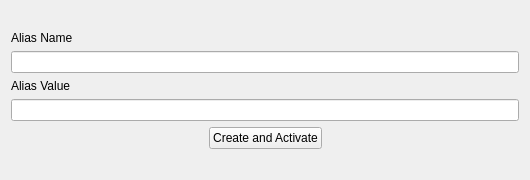
<?xml version="1.0" encoding="UTF-8"?>
<ui version="4.0">
 <class>CreateandActivateAliasListPage</class>
 <widget class="QWidget" name="CreateandActivateAliasListPage">
  <property name="geometry">
   <rect>
    <x>0</x>
    <y>0</y>
    <width>530</width>
    <height>158</height>
   </rect>
  </property>
  <property name="windowTitle">
   <string>Form</string>
  </property>
  <layout class="QVBoxLayout" name="verticalLayout">
   <item>
    <widget class="QLabel" name="labelExplanation">
     <property name="text">
      <string/>
     </property>
    </widget>
   </item>
   <item>
    <widget class="QLabel" name="label">
     <property name="text">
      <string>Alias Name</string>
     </property>
    </widget>
   </item>
   <item>
    <widget class="QLineEdit" name="aliasName"/>
   </item>
   <item>
    <widget class="QLabel" name="label_2">
     <property name="text">
      <string>Alias Value</string>
     </property>
    </widget>
   </item>
   <item>
    <widget class="QLineEdit" name="aliasValue"/>
   </item>
   <item>
    <layout class="QHBoxLayout" name="horizontalLayout">
     <item>
      <spacer name="horizontalSpacer">
       <property name="orientation">
        <enum>Qt::Horizontal</enum>
       </property>
       <property name="sizeHint" stdset="0">
        <size>
         <width>40</width>
         <height>20</height>
        </size>
       </property>
      </spacer>
     </item>
     <item>
      <widget class="QPushButton" name="pushButton">
       <property name="text">
        <string>Create and Activate</string>
       </property>
       <property name="icon">
        <iconset>
         <normaloff>../res/icons/add.png</normaloff>../res/icons/add.png</iconset>
       </property>
      </widget>
     </item>
     <item>
      <spacer name="horizontalSpacer_2">
       <property name="orientation">
        <enum>Qt::Horizontal</enum>
       </property>
       <property name="sizeHint" stdset="0">
        <size>
         <width>40</width>
         <height>20</height>
        </size>
       </property>
      </spacer>
     </item>
    </layout>
   </item>
   <item>
    <widget class="QLabel" name="statusLabel">
     <property name="text">
      <string/>
     </property>
    </widget>
   </item>
  </layout>
 </widget>
 <resources/>
 <connections/>
</ui>
